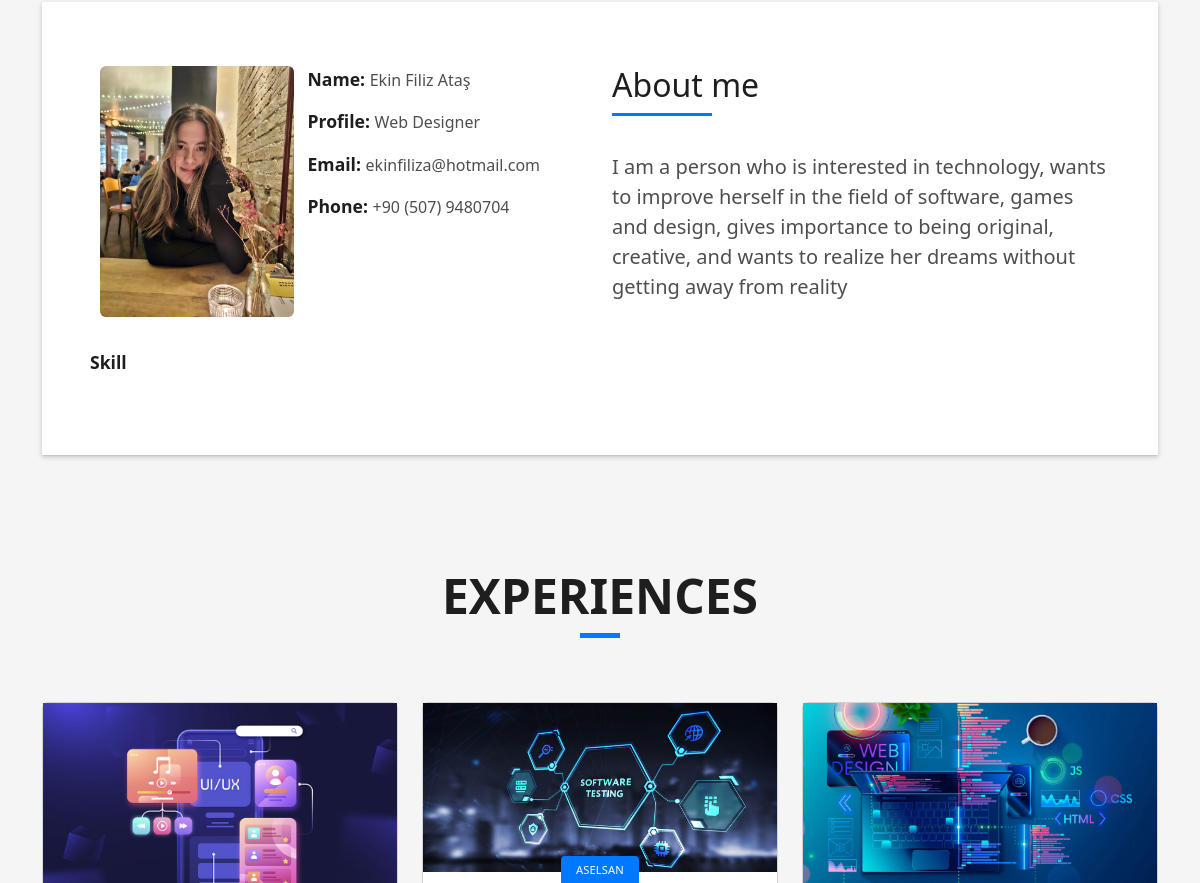
The app's page / (middle part), older data.
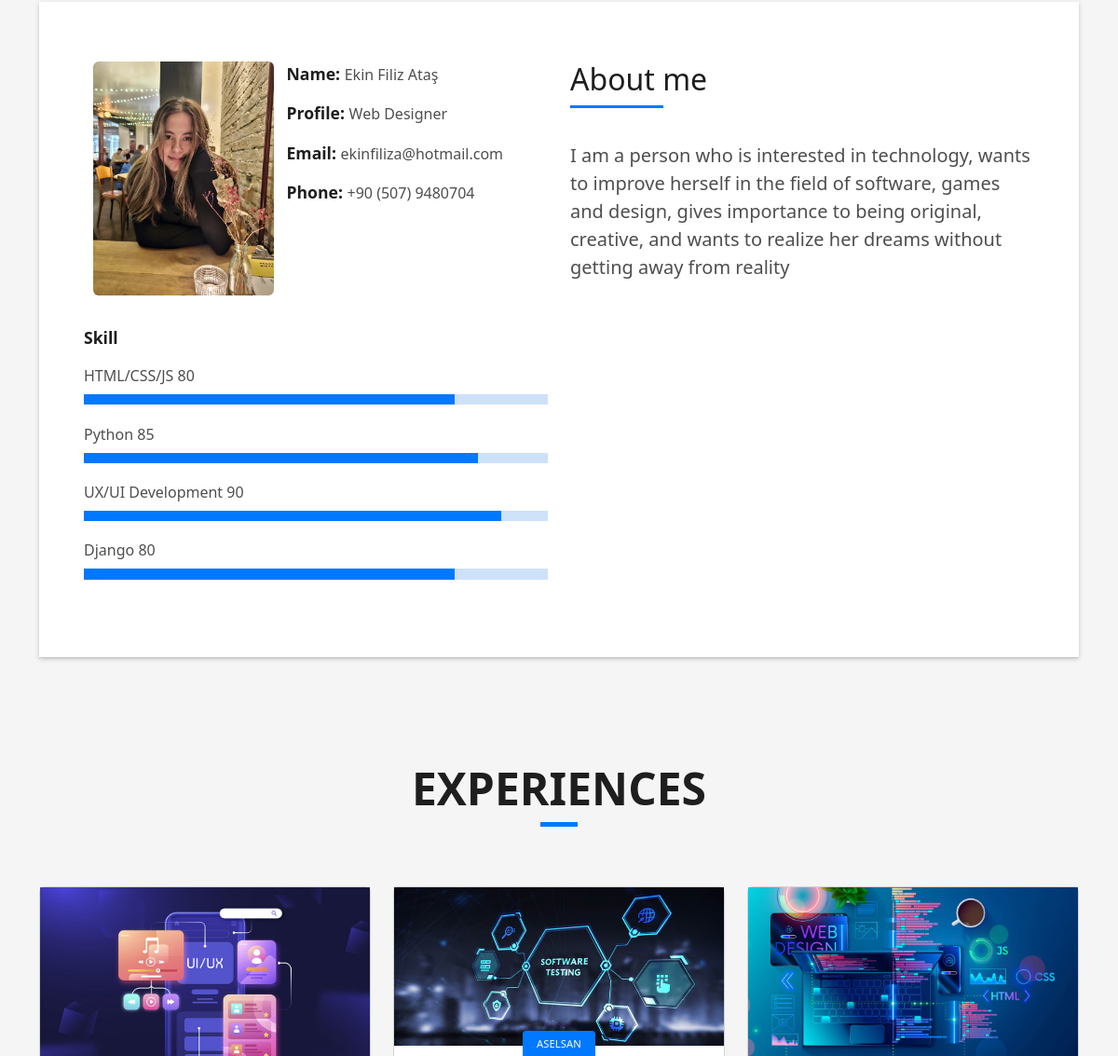
The same page, newer data.
### core/models.py (models this page shows, shortened)
class AbstractModel(models.Model):
    updated_date = models.DateTimeField(
        blank=True,
        auto_now=True,
        verbose_name="Updated Date"
    )
    created_date = models.DateTimeField(
        blank=True,
        auto_now_add=True,
        verbose_name="Created Date"
    )
    class Meta:
        abstract = True

class GeneralSetting(AbstractModel):
    name = models.CharField(
        default='',
        max_length=254,
        blank=True,
        verbose_name="Name Test",
        help_text='This is the variable of the setting.'
    )
    description = models.CharField(
        default='',
        max_length=254,
        blank=True,
        verbose_name="Description"
    )
    parameter = models.CharField(
        default='',
        max_length=254,
        blank=True,
        verbose_name="Parameter"
    )
    class Meta:
        verbose_name = 'General Setting'
        verbose_name_plural = 'General Settings'
        ordering = ('name',)

class Skill(AbstractModel):
    order = models.IntegerField(
        default=0,
        verbose_name="Order",
    )
    name = models.CharField(
        default='',
        max_length=254,
        blank=True,
        verbose_name="Name Test",
        help_text='This is the variable of the setting.'
    )
    percentage = models.IntegerField(
        default=50,
        verbose_name="Percentage",
        validators=[MinValueValidator(0), MaxValueValidator(100)]
    )
    class Meta:
        verbose_name = 'Skill'
        verbose_name_plural = 'Skills'
        ordering = ('order',)

### core/views.py (the view)
# urls.py: path('', views.index, name='index'),
def index(request):
    site_title = GeneralSetting.objects.get(name='site_title').parameter
    site_keywords = GeneralSetting.objects.get(name='site_keywords').parameter
    site_about = GeneralSetting.objects.get(name='site_about').parameter
    logo = GeneralSetting.objects.get(name='logo').parameter
    testimonal = ImageSetting.objects.get(name='testimonal').file
    bg = ImageSetting.objects.get(name='bg').file
    skills = Skill.objects.all().order_by('order')
    context = {
        'site_title': site_title,
        'site_keywords': site_keywords,
        'site_about': site_about,
        'logo': logo,
        'testimonal': testimonal,
        'bg': bg,
        'skills': skills
    }
    return render(request, 'index.html', context=context)

### templates/index.html (shortened to what this page needs)
{% load static %}
<!DOCTYPE html>
<html lang="en">
<head>
<link href="{% static 'vendor/bootstrap/css/bootstrap.min.css' %}" rel="stylesheet">
<link href="{% static 'vendor/bootstrap-icons/bootstrap-icons.css' %}" rel="stylesheet">
<link href="{% static 'vendor/glightbox/css/glightbox.min.css' %}" rel="stylesheet">
<link href="{% static 'vendor/swiper/swiper-bundle.min.css' %}" rel="stylesheet">
<link href="{% static 'css/style.css' %}" rel="stylesheet">
</head>
<body>
  <main id="main">
    <section id="about" class="about-mf sect-pt4 route">
      <div class="container">
        <div class="row">
          <div class="col-sm-12">
            <div class="box-shadow-full">
              <div class="row">
                <div class="col-md-6">
                  <div class="row">
                    <div class="col-sm-6 col-md-5">
                      <div class="about-img">
                        <img src="{{ testimonal.url }}" class="img-fluid rounded b-shadow-a" alt="">
                      </div>
                    </div>
                    <div class="col-sm-6 col-md-7">
                      <div class="about-info">
                        <p><span class="title-s">Name: </span> <span>{{ site_title }}</span></p>
                        <p><span class="title-s">Profile: </span> <span>Web Designer</span></p>
                        <p><span class="title-s">Email: </span> <span>ekinfiliza@hotmail.com</span></p>
                        <p><span class="title-s">Phone: </span> <span>+90 (507) 9480704</span></p>
                      </div>
                    </div>
                  </div>
                  <div class="skill-mf">
                    <p class="title-s">Skill</p>
                      {% for skill in skills %}
                          <span>{{ skill.name }}</span> <span class="pull-right">{{ skill.percentage }}</span>
                          <div class="progress">
                              <div class="progress-bar" role="progressbar" style="width: {{ skill.percentage }}%;" aria-valuenow="{{ skill.percentage }}" aria-valuemin="0" aria-valuemax="100"></div>
                          </div>
                      {% endfor %}
                  </div>
                </div>
                <div class="col-md-6">
                  <div class="about-me pt-4 pt-md-0">
                    <div class="title-box-2">
                      <h5 class="title-left">
                        About me
                      </h5>
                    </div>
                    <p class="lead">
                        {{site_about}}                    </p>
                  </div>
                </div>
              </div>
            </div>
          </div>
        </div>
      </div>
    </section>
    <section id="blog" class="blog-mf sect-pt4 route">
      <div class="container">
        <div class="row">
          <div class="col-sm-12">
            <div class="title-box text-center">
              <h3 class="title-a">
                Experiences
              </h3>
              <div class="line-mf"></div>
            </div>
          </div>
        </div>
        <div class="row">
          <div class="col-md-4">
            <div class="card card-blog">
              <div class="card-img">
                <a href="single.html"><img src="static/img/post-1.jpg" alt="" class="img-fluid"></a>
              </div>
            </div>
          </div>
          <div class="col-md-4">
            <div class="card card-blog">
              <div class="card-img">
                <a href="single.html"><img src="static/img/post-2.jpg" alt="" class="img-fluid"></a>
              </div>
              <div class="card-body">
                <div class="card-category-box">
                  <div class="card-category">
                    <h6 class="category">ASELSAN</h6>
                  </div>
                </div>
              </div>
            </div>
          </div>
          <div class="col-md-4">
            <div class="card card-blog">
              <div class="card-img">
                <a href="single.html"><img src="static/img/post-3.jpg" alt="" class="img-fluid"></a>
              </div>
            </div>
          </div>
        </div>
      </div>
    </section>
  </main>
</body>
</html>

### staticfiles/css/style.css (style rules this page uses)
body { background-color: #f5f5f5; color: #4e4e4e; }
h1, h2, h3, h4, h5, h6 { color: #1e1e1e; }
a { color: #1e1e1e; text-decoration: none; transition: all 0.5s ease-in-out; }
.box-shadow, .card-blog, .work-box, .service-box, .paralax-mf { box-shadow: 0 13px 8px -10px rgba(0, 0, 0, 0.1); }
.sect-pt4 { padding-top: 4rem; }
.title-s { font-weight: 600; color: #1e1e1e; font-size: 1.1rem; }
.title-box { margin-bottom: 4rem; }
.title-a { text-decoration: none; font-size: 3rem; font-weight: bold; text-transform: uppercase; }
.line-mf { width: 40px; height: 5px; background-color: #0078ff; margin: 0 auto; }
.title-box-2 { margin-bottom: 3rem; }
.title-left { font-size: 2rem; position: relative; }
.title-left:before { content: ""; position: absolute; height: 3px; background-color: #0078ff; width: 100px; bottom: -12px; }
.box-shadow-full { padding: 3rem 1.25rem; position: relative; background-color: #fff; margin-bottom: 3rem; z-index: 2; box-shadow: 0 1px 1px 0 rgba(0, 0, 0, 0.06), 0 2px 5px 0 rgba(0, 0, 0, 0.2); }
@media (min-width: 768px) { .box-shadow-full { padding: 3rem; } }
.about-mf .box-shadow-full { padding-top: 4rem; padding-bottom: 4rem; }
.about-mf .about-img { margin-bottom: 2rem; }
.about-mf .about-img img { margin-left: 10px; }
.skill-mf span { color: #4e4e4e; }
.skill-mf .progress { background-color: #cde1f8; margin: 0.5rem 0 1.2rem 0; border-radius: 0; height: 0.7rem; }
.skill-mf .progress .progress-bar { height: 0.7rem; background-color: #0078ff; }
@media (min-width: 767px) { .card-blog { margin-bottom: 3rem; } }
.card-blog .card-body { position: relative; }
.card-blog .card-category-box { position: absolute; text-align: center; top: -16px; left: 15px; right: 15px; line-height: 25px; overflow: hidden; }
.card-blog .card-category { display: inline-block; color: #fff; padding: 0 15px 5px; overflow: hidden; background-color: #0078ff; border-radius: 4px; }
.card-blog .card-category .category { color: #fff; display: inline-block; text-transform: uppercase; font-size: 0.7rem; letter-spacing: 0.1px; margin-bottom: 0; }

Row changes from the older to the newer data that the page shows:
added Skill: name "HTML/CSS/JS", percentage "80"
added Skill: name "Python", percentage "85"
added Skill: name "UX/UI Development", percentage "90"
added Skill: name "Django", percentage "80"
